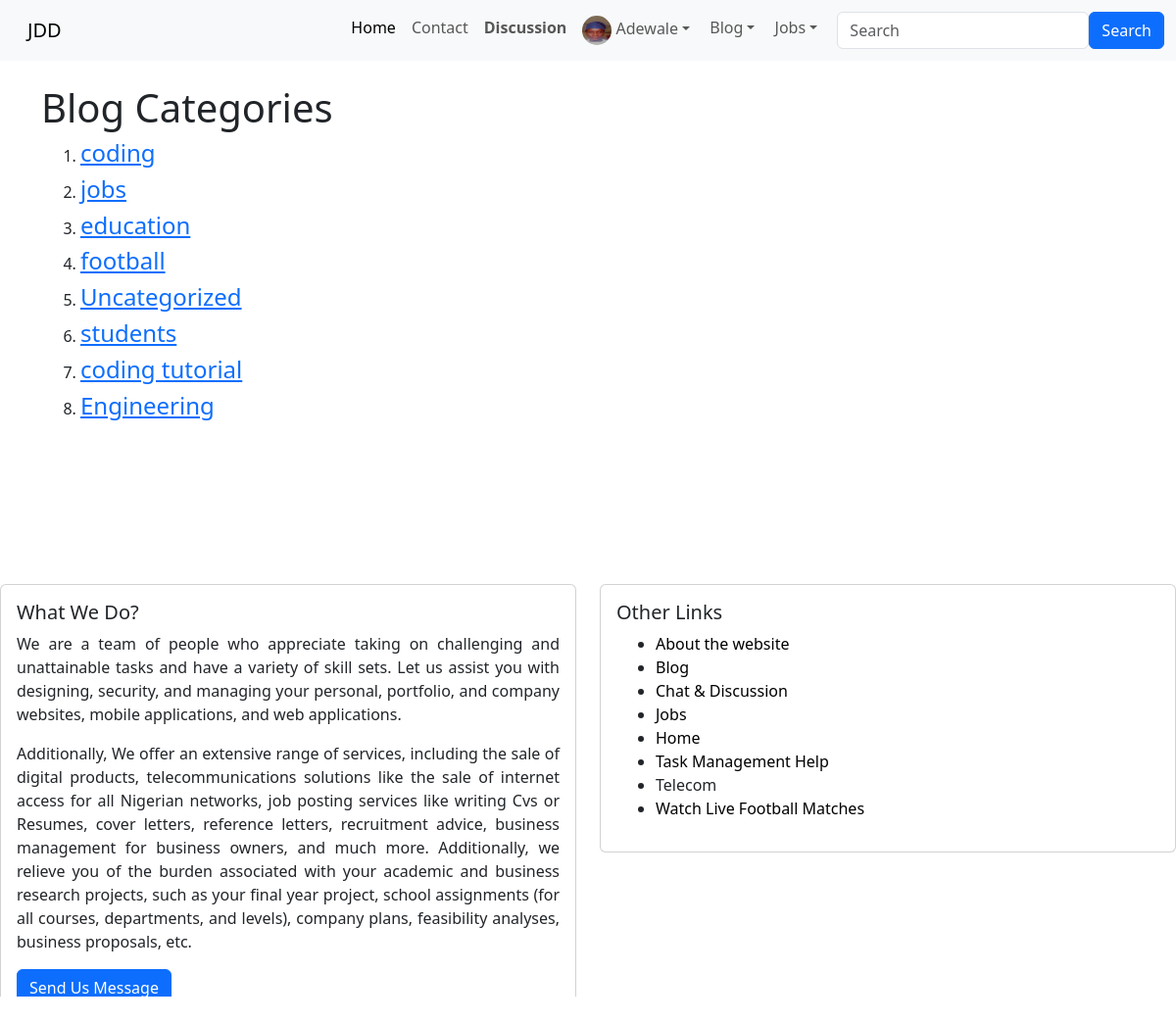
The app's page /view_category/ (signed in) with its own data.
### index/models.py (models this page shows, shortened)
class Profile(models.Model):
    user = models.OneToOneField(User, null=True, on_delete=models.CASCADE)
    bio = RichTextField(blank=True, null=True)
    profile_pic = models.ImageField(null=True, blank=True, upload_to="images/profile/")
    linkedln_url = models.CharField(max_length=255, blank=True, null=True)
    facebook_url =  models.CharField(max_length=255, blank=True, null=True)
    twitter_url= models.CharField(max_length=255, blank=True, null=True)
    instagram_url =  models.CharField(max_length=255, blank=True, null=True)
    whatsapp_url= models.CharField(max_length=255, blank=True, null=True)
    github_url=  models.CharField(max_length=255, blank=True, null=True)
    website_url= models.CharField(max_length=255, blank=True, null=True)
    email_url= models.CharField(max_length=255, blank=True, null=True)

class BlogCategory(models.Model):
    name = models.CharField(max_length= 150, unique=True)
    def __str__(self):
        return self.name

### index/views.py (the view)
# urls.py: path('view_category/', views.ListCategory, name='view_category'),
def ListCategory(request):
    category_list = models.BlogCategory.objects.all()
    return render(request, 'home/category_list.html', {
            'category_list': category_list
    })

### index/templates/home/category_list.html (shortened to what this page needs)
{% extends 'home/base.html' %}
{% block body %}
<h1>Blog Categories</h1>
    {% if category_list %}
        <ol>
            {% for item in category_list %}
            <li>
                <h4><a href="{% url 'index:category_list' item %}">  {{item}} </a></h4>
            </li>
{% endfor %} <br><br>
    </ol>
    {% endif %}
{% endblock %}

### index/templates/home/base.html (shortened to what this page needs)
{% load static %}
{% load humanize %}
<!doctype html>
<html lang="en" >
  <head>
    <link rel="stylesheet" href="https://cdn.jsdelivr.net/npm/bootstrap@5.3.0-alpha3/dist/css/bootstrap.rtl.min.css">
    {% load static %}
  </head>
  <header>
    <nav class="navbar navbar-expand-lg bg-body-tertiary">
      <div class="container-fluid">
        <a class="navbar-brand" href="{% url 'index:home' %}">JDD</a>
        <div class="collapse navbar-collapse" id="navbarSupportedContent">
          <ul class="navbar-nav me-auto mb-2 mb-lg-0">
            <li class="nav-item">
            <a class="nav-link active" aria-current="page" href="{% url 'index:home' %}">Home</a>
            </li>
            <li class="nav-item">
              <a class="nav-link" href="{% url 'contact:contact' %}">Contact</a>
            </li>
            <li class="nav-item">
              <a class="nav-link" href="{% url 'discussion:discuss_list' %}"><b>Discussion</b> </a>
            </li>
            {% if user.is_authenticated %}
                  <li class="nav-item dropdown">
                    <a class="nav-link dropdown-toggle" href="" role="button"
                    data-bs-toggle="dropdown" aria-expanded="false">
                    {% if user.profile.profile_pic %}
                    <img src="{{ user.profile.profile_pic.url }}" class="rounded-circle" alt="Author profile image" width="30" height="30"> {{ user }}
                    {% else %}
                        <img src="{% static 'images/profile_user_icon.png' %}" class="rounded-circle" alt="Default profile image" width="20" height="20"> {{user}}
                    {% endif %}
                    </a>
                  </li>
                   <li class="nav-item dropdown">
                    <a class="nav-link dropdown-toggle" href="{% url 'index:blog_list' %}" role="button"
                    data-bs-toggle="dropdown" aria-expanded="false">
                    Blog
                    </a>
                  </li>
                  <li class="nav-item dropdown">
                    <a class="nav-link dropdown-toggle" href="{% url 'index:blog_list' %}" role="button"
                    data-bs-toggle="dropdown" aria-expanded="false">
                     Jobs
                    </a>
                  </li>
            {% endif %}
          </ul>
          {% include 'home/search.html' %}
        </div>
      </div>
    </nav>
  </header>
  <body>
    <div class="container"> <br>
        {% block body %} {% endblock %}
      </div>
  </body>
  <footer>
<br><br><br><br>
    <div class="row">
      <div class="col-sm-6 mb-3 mb-sm-0">
        <div class="card">
          <div class="card-body">
            <h5 class="card-title">What We Do?</h5>
            <p class="card-text" style="text-align: justify;">
              We are a team of people who appreciate taking on challenging and unattainable tasks and have a variety of skill sets.
              Let us assist you with designing, security, and managing your personal, portfolio, and company websites,
              mobile applications, and web applications.
            </p>
            <p style="text-align: justify;">
               Additionally, We offer an extensive range of services, including the sale of digital products, telecommunications solutions
              like the sale of internet access for all Nigerian networks, job posting services like writing Cvs or Resumes,
              cover letters, reference letters, recruitment advice, business management for business owners, and much more.
              Additionally, we relieve you of the burden associated with your academic and business research projects, such
              as your final year project, school assignments (for all courses, departments, and levels), company plans,
              feasibility analyses, business proposals, etc.
            </p>
            <a href="{% url 'contact:contact' %}" class="btn btn-primary">Send Us Message</a>
          </div>
        </div>
      </div>
      <div class="col-sm-6">
        <div class="card">
          <div class="card-body">
            <h5 class="card-title">Other Links</h5>
            <ul>
              <li><a href="#" class="footer-link">About the website</a></li>
              <li><a href="{% url 'index:blog_list' %}" class="footer-link">Blog</a></li>
              <li><a href="{% url 'discussion:discuss_list' %}" class="footer-link">Chat & Discussion</a></li>
              <li><a href="{% url 'jobs:job_list' %}" class="footer-link">Jobs</a></li>
              <li><a href="{% url 'index:home' %}" class="footer-link">Home</a></li>
              <li><a href="{% url 'tasks:tasks_list' %}" class="footer-link">Task Management Help</a></li>
              <li class="nav-item">
                <a class="nav-link" href="{% url 'index:telecom' %}">Telecom</a>
              </li>
              <li><a href="https://afr.808scoretv.com/" class="footer-link">Watch Live Football Matches</a></li>
            </ul>
          </div>
        </div>
      </div>
    </div>
  </footer>
</html>

### index/templates/home/base.html (style rules this page uses)
.footer-link { text-decoration: none; color: black; }

### records on screen
BlogCategory: name "coding"
BlogCategory: name "jobs"
BlogCategory: name "education"
BlogCategory: name "football"
BlogCategory: name "Uncategorized"
BlogCategory: name "students"
BlogCategory: name "coding tutorial"
BlogCategory: name "Engineering"

### other values on screen
{{ user }} "Adewale"
